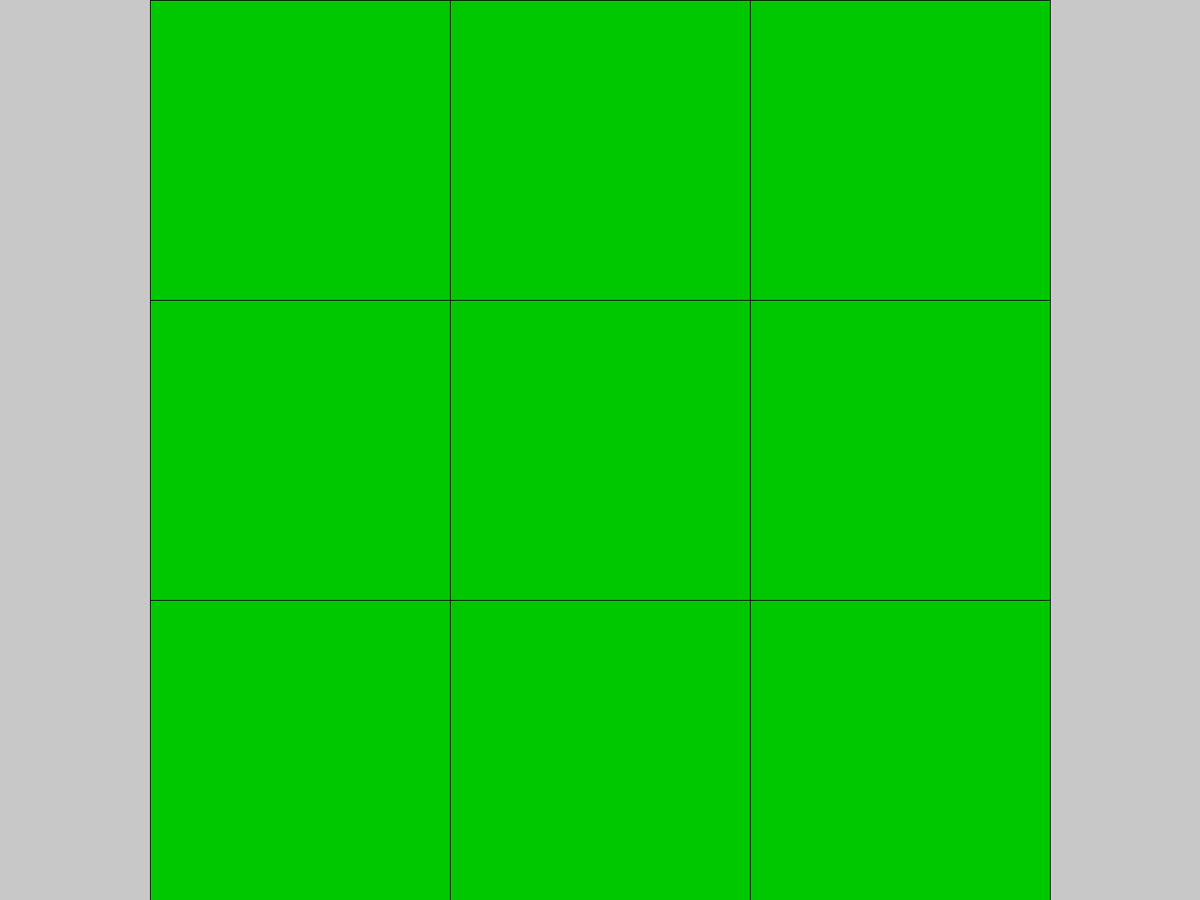
Frame 1 (no input)
Frame 60 (the mouse pressed at the canvas centre just before this capture): identical to frame 1, image omitted
Frame 120 (the mouse held since frame 60 and released just before this capture): identical to frame 1, image omitted

The Processing sketch that drew this single still picture (run headless with seeded random() and noise(); from frame 60 on, the mouse is pressed at the canvas centre):

// Processing sketch: tic_tac_toe
// ── tic_tac_toe.pde
int nombreCases = 3;
float hauteurCase;
int[][] MatricePieces = new int[nombreCases][nombreCases];



void setup()
{
  frameRate(60);
  fullScreen();
  
  hauteurCase = (float) height/nombreCases;
  
  videplateau();
}



enum CouleurPieces
{
  Vide, Blanc, Noir
}



void draw()
{
  background(200);
  dessinCases();
  dessinPieces();
}



void videplateau()
{
  for (int i = 0; i < nombreCases; i = i+1 )
  {
    for (int j = 0; j < nombreCases; j = j+1 )
    {
      MatricePieces[i][j] = 0;
    }
  }
}



void dessinCases()
{
  rectMode(CENTER);
  stroke(0);
  for (int i = 0; i < nombreCases; i = i + 1)
  {
    for (int j = 0; j < nombreCases; j = j + 1)
    {
      {
        fill(0, 200, 0);
        rect (((i * hauteurCase + ((width-height)/2)) + hauteurCase/2), ((j * hauteurCase) + (hauteurCase/2)), hauteurCase, hauteurCase);
      }
    }
  }
}



void dessinPieces()
{
  noStroke();
  {
  for (int i = 0; i < nombreCases; i = i + 1)
  {
    for (int j = 0; j < nombreCases; j = j + 1)
    {
        if (MatricePieces[i][j] == 1)
        {
          fill(0);
          ellipse (((i * hauteurCase + ((width-height)/2)) + hauteurCase/2), ((j * hauteurCase) + (hauteurCase/2)), hauteurCase - (height/30), hauteurCase - (height/30));
        }
        else if (MatricePieces[i][j] == 2)
        {
          fill(255);
          ellipse (((i * hauteurCase + ((width-height)/2)) + hauteurCase/2), ((j * hauteurCase) + (hauteurCase/2)), hauteurCase - (height/30), hauteurCase - (height/30));
        }
      }
    }
  }
}



void calculeCaseClick()
{
  int posMouseX = mouseX;
  int posMouseY = mouseY;
  
  
}



void mousePressed()
{
  if (mousePressed && (mouseButton == LEFT) || mouseButton == RIGHT)
  {
    
  }
}
